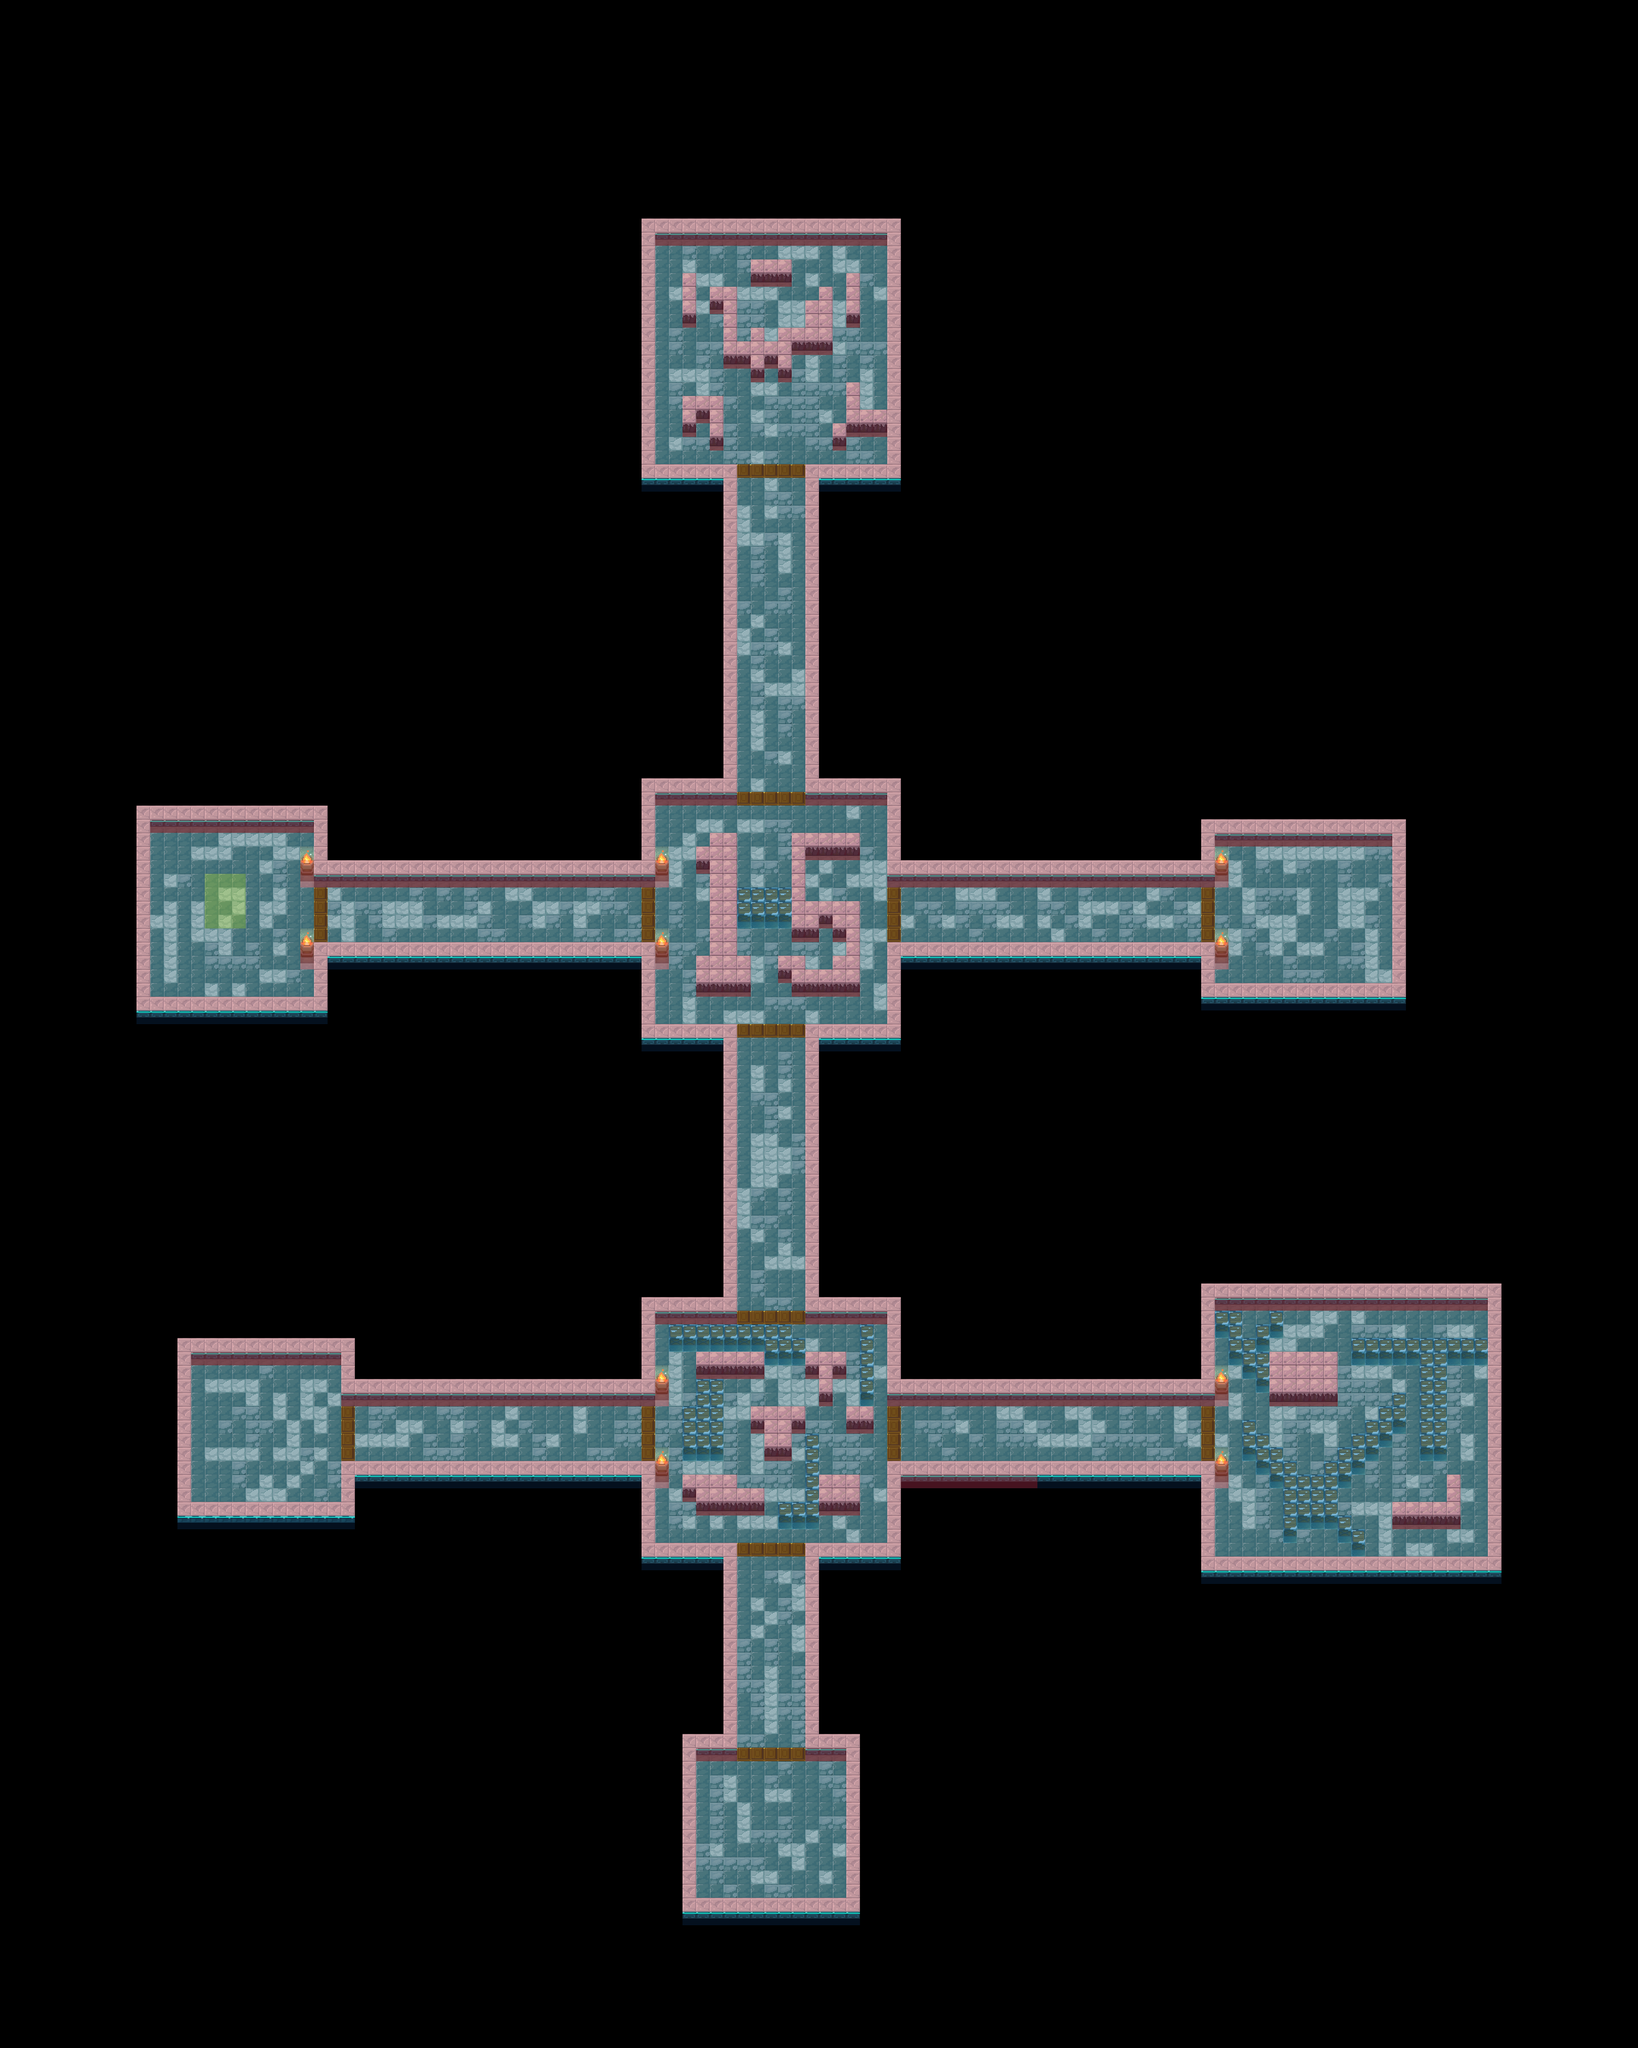

Below is a game level as drawn by its tile map, then a one-line description and the .tmx that defines it (tile-layer data replaced by summaries):
An orthogonal 120x150 tile map with 40x40 px tiles, 5 tile layers (map_ground, wooden_fence, barrier_fence_ice, wooden_case, ...), 3 tilesets and 8 objects (5x striker, player_position, portal, coinBox).

<map version="1.5" tiledversion="1.6.0" orientation="orthogonal" renderorder="right-down" width="120" height="150" tilewidth="40" tileheight="40" infinite="0" nextlayerid="15" nextobjectid="21">
 <editorsettings>
  <chunksize width="40" height="40" />
 </editorsettings>
 <tileset firstgid="1" name="meta_tiles" tilewidth="40" tileheight="40" tilecount="4" columns="4">
  <image source="meta_tiles.png" width="160" height="40" />
  <tile id="0">
   <properties>
    <property name="Collidable" value="true" />
   </properties>
  </tile>
  <tile id="2">
   <properties>
    <property name="food" value="true" />
   </properties>
  </tile>
  <tile id="3">
   <properties>
    <property name="win" value="true" />
   </properties>
  </tile>
 </tileset>
 <tileset firstgid="5" name="ice_basic_material" tilewidth="40" tileheight="40" tilecount="21" columns="3">
  <image source="ice_basic_material.png" width="120" height="280" />
 </tileset>
 <tileset firstgid="26" name="wooden_fence" tilewidth="40" tileheight="40" tilecount="3" columns="1">
  <image source="wooden_fence.png" width="40" height="120" />
 </tileset>
 <layer id="11" name="map_ground" width="120" height="150">
  <data>[18000 cells, 2569 non-empty, 3 distinct tile ids]</data>
 </layer>
 <layer id="12" name="wooden_fence" width="120" height="150">
  <data>[18000 cells, 70 non-empty, 1 distinct tile ids]</data>
 </layer>
 <objectgroup id="13" name="Monsters">
  <object id="9" name="monster" type="striker" x="2430.67" y="3896" width="36" height="37.3333" />
  <object id="10" name="monster" type="striker" x="2141.33" y="4108.67" width="36.6667" height="40.6667" />
  <object id="11" name="monster" type="striker" x="2154" y="4226" width="44.6667" height="57.3333" />
  <object id="13" name="monster" type="striker" x="2490" y="4245.33" width="61.3333" height="46.6667" />
  <object id="14" name="monster" type="striker" x="2454" y="4468" width="48" height="36.6667" />
 </objectgroup>
 <objectgroup id="4" name="objects">
  <object id="1" name="player_position" x="740" y="4161.33" width="40" height="40" />
  <object id="2" name="portal" x="664" y="2477.33" width="120" height="160" />
  <object id="20" name="coinBox" x="2086.67" y="4458.67" width="66.6667" height="56" />
 </objectgroup>
 <layer id="6" name="barrier_fence_ice" width="120" height="150">
  <data>[18000 cells, 1373 non-empty, 9 distinct tile ids]</data>
 </layer>
 <layer id="10" name="wooden_case" width="120" height="150">
  <data>[18000 cells, 164 non-empty, 2 distinct tile ids]</data>
 </layer>
 <layer id="8" name="meta" width="120" height="150" opacity="0.29">
  <data>[18000 cells, 1348 non-empty, 3 distinct tile ids]</data>
 </layer>
</map>
